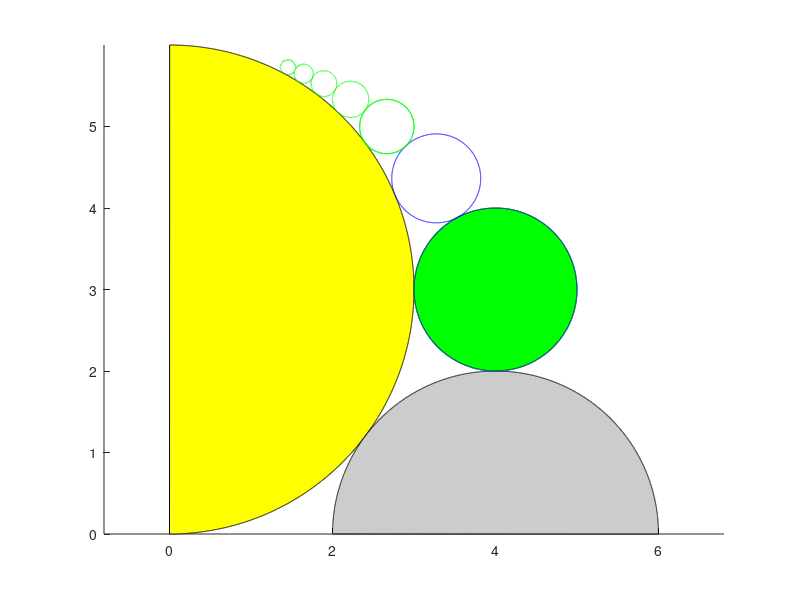

The MATLAB source for this figure:
% Trasfmormazioni di Moebius
%function moebius()
t=[0:0.001:2*pi];

z1=6*exp(i*t);
z2=3i+3*exp(i*t);
z3=4+2*exp(i*t);
z4=4+3*i+exp(i*t);
% funzione di trasformazione di Moebius
% f=(w-6*i)*(6-(12/5+6/5*i))/((w-(12/5+6/5*i))*(6-6*i))==4/(z-2)
% solve(f,w)
% ans =
% (z^2*6i - z*72i + (192 + 216i))/(z^2 - 20*z + 116)

tz=4+4*i+2*exp(i*t);
tz2=4+8*i+2*exp(i*t);
tz3=4+12*i+2*exp(i*t);
tz4=4+16*i+2*exp(i*t);
tz5=4+20*i+2*exp(i*t);
tz6=4+24*i+2*exp(i*t);
tz7=4+28*i+2*exp(i*t);

for j=1:6284
tw2(j)=(6*i*tz2(j)^2-72*i*tz2(j)+(192+216*i))/(tz2(j)^2-20*tz2(j)+116);
tw3(j)=(6*i*tz3(j)^2-72*i*tz3(j)+(192+216*i))/(tz3(j)^2-20*tz3(j)+116);
tw4(j)=(6*i*tz4(j)^2-72*i*tz4(j)+(192+216*i))/(tz4(j)^2-20*tz4(j)+116);
tw5(j)=(6*i*tz5(j)^2-72*i*tz5(j)+(192+216*i))/(tz5(j)^2-20*tz5(j)+116);
tw6(j)=(6*i*tz6(j)^2-72*i*tz6(j)+(192+216*i))/(tz6(j)^2-20*tz6(j)+116);
tw7(j)=(6*i*tz7(j)^2-72*i*tz7(j)+(192+216*i))/(tz7(j)^2-20*tz7(j)+116);
end;

t2=[-pi/2:0.001:pi/2];
t1=[0:0.001:pi/2];
t3=[0:0.001:pi];
dz1=6*exp(i*t1);
dz2=3i+3*exp(i*t2);
dz3=4+2*exp(i*t3);


hold on;
axis equal;
fill(real(dz2),imag(dz2),'y');
fill(real(dz3),imag(dz3),[0.8 0.8 0.8]);
fill(real(z4),imag(z4),'g');
%plot(z2);
%plot(z3);
plot(z4);
plot(tw2,'b');
plot(tw3,'g');
plot(tw4,'g');
plot(tw5,'g');
plot(tw6,'g');
plot(tw7,'g');
plot(tw3,'g');
for j=1:6284
rtw2(j)=norm(abs(tw2(1)-tw2(j)));
rtw3(j)=norm(abs(tw3(1)-tw3(j)));
rtw4(j)=norm(abs(tw4(1)-tw4(j)));
rtw5(j)=norm(abs(tw5(1)-tw5(j)));
rtw6(j)=norm(abs(tw6(1)-tw6(j)));
rtw7(j)=norm(abs(tw7(1)-tw7(j)));
end;
disp(max(rtw2)/2);
disp(max(rtw3)/2);
disp(max(rtw4)/2);
disp(max(rtw5)/2);
disp(max(rtw6)/2);
disp(max(rtw7)/2);
